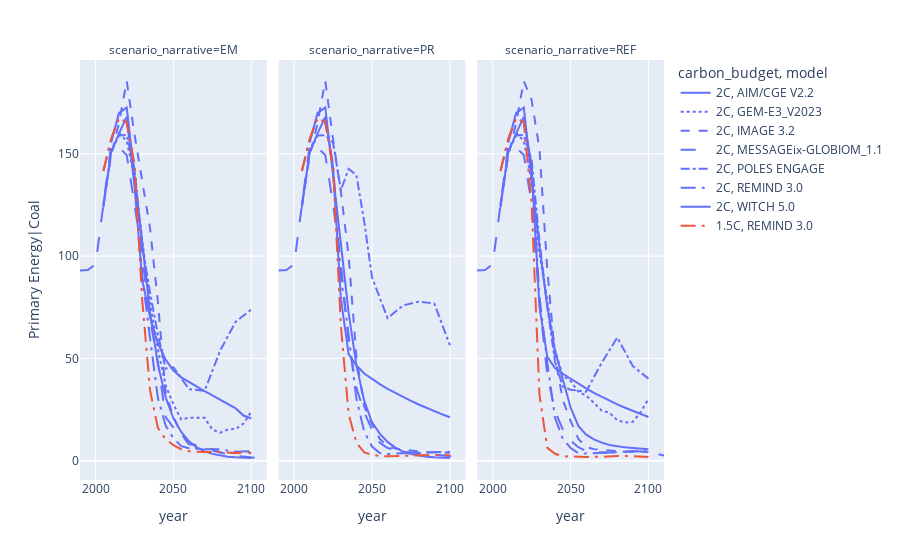

The code cell stored with this chart in its notebook:
### Code cell
#create figure
fig1 = px.line(df,
               x = "year",
               y="Primary Energy|Coal",
               color = "carbon_budget",
               line_dash="model",
               facet_col="scenario_narrative",
               hover_data = {'scenario':True, 'model':True})

fig1

### Figure 1 — Plotly figure (JSON) as saved in the notebook; plotly's stock layout.template omitted (floating-point values rounded to 4 significant figures)
{"data": [{"customdata": [["T34_1000_feas_em", "AIM/CGE V2.2"], ["T34_1000_feas_em", "AIM/CGE V2.2"], ["T34_1000_feas_em", "AIM/CGE V2.2"], ["T34_1000_feas_em", "AIM/CGE V2.2"], ["T34_1000_feas_em", "AIM/CGE V2.2"], ["T34_1000_feas_em", "AIM/CGE V2.2"], ["T34_1000_feas_em", "AIM/CGE V2.2"], ["T34_1000_feas_em", "AIM/CGE V2.2"], ["T34_1000_feas_em", "AIM/CGE V2.2"], ["T34_1000_feas_em", "AIM/CGE V2.2"], ["T34_1000_feas_em", "AIM/CGE V2.2"], ["T34_1000_feas_em", "AIM/CGE V2.2"], ["T34_1000_feas_em", "AIM/CGE V2.2"], ["T34_1000_feas_em", "AIM/CGE V2.2"], ["T34_1000_feas_em", "AIM/CGE V2.2"], ["T34_1000_feas_em", "AIM/CGE V2.2"], ["T34_1000_feas_em", "AIM/CGE V2.2"], ["T34_1000_feas_em", "AIM/CGE V2.2"], ["T34_1000_feas_em", "AIM/CGE V2.2"]], "hovertemplate": "carbon_budget=2C<br>model=%{customdata[1]}<br>scenario_narrative=EM<br>year=%{x}<br>Primary Energy|Coal=%{y}<br>scenario=%{customdata[0]}<extra></extra>", "legendgroup": "2C, AIM/CGE V2.2", "line": {"color": "#636efa", "dash": "solid"}, "marker": {"symbol": "circle"}, "mode": "lines", "name": "2C, AIM/CGE V2.2", "orientation": "v", "showlegend": true, "type": "scatter", "x": [2010, 2015, 2020, 2025, 2030, 2035, 2040, 2045, 2050, 2055, 2060, 2065, 2070, 2075, 2080, 2085, 2090, 2095, 2100], "xaxis": "x", "y": [155.4, 169.8, 172.6, 140.6, 106.3, 72.28, 47.08, 31.01, 20.75, 14.11, 9.455, 6.545, 4.568, 3.345, 2.562, 2.005, 1.679, 1.486, 1.375], "yaxis": "y"}, {"customdata": [["T34_1000_feas_pr", "AIM/CGE V2.2"], ["T34_1000_feas_pr", "AIM/CGE V2.2"], ["T34_1000_feas_pr", "AIM/CGE V2.2"], ["T34_1000_feas_pr", "AIM/CGE V2.2"], ["T34_1000_feas_pr", "AIM/CGE V2.2"], ["T34_1000_feas_pr", "AIM/CGE V2.2"], ["T34_1000_feas_pr", "AIM/CGE V2.2"], ["T34_1000_feas_pr", "AIM/CGE V2.2"], ["T34_1000_feas_pr", "AIM/CGE V2.2"], ["T34_1000_feas_pr", "AIM/CGE V2.2"], ["T34_1000_feas_pr", "AIM/CGE V2.2"], ["T34_1000_feas_pr", "AIM/CGE V2.2"], ["T34_1000_feas_pr", "AIM/CGE V2.2"], ["T34_1000_feas_pr", "AIM/CGE V2.2"], ["T34_1000_feas_pr", "AIM/CGE V2.2"], ["T34_1000_feas_pr", "AIM/CGE V2.2"], ["T34_1000_feas_pr", "AIM/CGE V2.2"], ["T34_1000_feas_pr", "AIM/CGE V2.2"], ["T34_1000_feas_pr", "AIM/CGE V2.2"]], "hovertemplate": "carbon_budget=2C<br>model=%{customdata[1]}<br>scenario_narrative=PR<br>year=%{x}<br>Primary Energy|Coal=%{y}<br>scenario=%{customdata[0]}<extra></extra>", "legendgroup": "2C, AIM/CGE V2.2", "line": {"color": "#636efa", "dash": "solid"}, "marker": {"symbol": "circle"}, "mode": "lines", "name": "2C, AIM/CGE V2.2", "orientation": "v", "showlegend": false, "type": "scatter", "x": [2010, 2015, 2020, 2025, 2030, 2035, 2040, 2045, 2050, 2055, 2060, 2065, 2070, 2075, 2080, 2085, 2090, 2095, 2100], "xaxis": "x2", "y": [155.4, 169.8, 172.6, 140.6, 106.3, 72.24, 46.61, 29.39, 18.82, 13.26, 9.207, 6.419, 4.503, 3.311, 2.546, 1.996, 1.675, 1.484, 1.373], "yaxis": "y2"}, {"customdata": [["T34_1000_feas_ref", "AIM/CGE V2.2"], ["T34_1000_feas_ref", "AIM/CGE V2.2"], ["T34_1000_feas_ref", "AIM/CGE V2.2"], ["T34_1000_feas_ref", "AIM/CGE V2.2"], ["T34_1000_feas_ref", "AIM/CGE V2.2"], ["T34_1000_feas_ref", "AIM/CGE V2.2"], ["T34_1000_feas_ref", "AIM/CGE V2.2"], ["T34_1000_feas_ref", "AIM/CGE V2.2"], ["T34_1000_feas_ref", "AIM/CGE V2.2"], ["T34_1000_feas_ref", "AIM/CGE V2.2"], ["T34_1000_feas_ref", "AIM/CGE V2.2"], ["T34_1000_feas_ref", "AIM/CGE V2.2"], ["T34_1000_feas_ref", "AIM/CGE V2.2"], ["T34_1000_feas_ref", "AIM/CGE V2.2"], ["T34_1000_feas_ref", "AIM/CGE V2.2"], ["T34_1000_feas_ref", "AIM/CGE V2.2"], ["T34_1000_feas_ref", "AIM/CGE V2.2"], ["T34_1000_feas_ref", "AIM/CGE V2.2"], ["T34_1000_feas_ref", "AIM/CGE V2.2"]], "hovertemplate": "carbon_budget=2C<br>model=%{customdata[1]}<br>scenario_narrative=REF<br>year=%{x}<br>Primary Energy|Coal=%{y}<br>scenario=%{customdata[0]}<extra></extra>", "legendgroup": "2C, AIM/CGE V2.2", "line": {"color": "#636efa", "dash": "solid"}, "marker": {"symbol": "circle"}, "mode": "lines", "name": "2C, AIM/CGE V2.2", "orientation": "v", "showlegend": false, "type": "scatter", "x": [2010, 2015, 2020, 2025, 2030, 2035, 2040, 2045, 2050, 2055, 2060, 2065, 2070, 2075, 2080, 2085, 2090, 2095, 2100], "xaxis": "x3", "y": [155.4, 169.8, 172.6, 137.1, 105.2, 75.61, 53.87, 39.42, 26.0, 16.98, 12.72, 10.42, 8.84, 7.714, 6.972, 6.536, 6.185, 5.877, 5.59], "yaxis": "y3"}, {"customdata": [["T34_1000_feas_em", "GEM-E3_V2023"], ["T34_1000_feas_em", "GEM-E3_V2023"], ["T34_1000_feas_em", "GEM-E3_V2023"], ["T34_1000_feas_em", "GEM-E3_V2023"], ["T34_1000_feas_em", "GEM-E3_V2023"], ["T34_1000_feas_em", "GEM-E3_V2023"], ["T34_1000_feas_em", "GEM-E3_V2023"], ["T34_1000_feas_em", "GEM-E3_V2023"], ["T34_1000_feas_em", "GEM-E3_V2023"], ["T34_1000_feas_em", "GEM-E3_V2023"], ["T34_1000_feas_em", "GEM-E3_V2023"], ["T34_1000_feas_em", "GEM-E3_V2023"], ["T34_1000_feas_em", "GEM-E3_V2023"], ["T34_1000_feas_em", "GEM-E3_V2023"], ["T34_1000_feas_em", "GEM-E3_V2023"], ["T34_1000_feas_em", "GEM-E3_V2023"], ["T34_1000_feas_em", "GEM-E3_V2023"], ["T34_1000_feas_em", "GEM-E3_V2023"]], "hovertemplate": "carbon_budget=2C<br>model=%{customdata[1]}<br>scenario_narrative=EM<br>year=%{x}<br>Primary Energy|Coal=%{y}<br>scenario=%{customdata[0]}<extra></extra>", "legendgroup": "2C, GEM-E3_V2023", "line": {"color": "#636efa", "dash": "dot"}, "marker": {"symbol": "circle"}, "mode": "lines", "name": "2C, GEM-E3_V2023", "orientation": "v", "showlegend": true, "type": "scatter", "x": [2015, 2020, 2025, 2030, 2035, 2040, 2045, 2050, 2055, 2060, 2065, 2070, 2075, 2080, 2085, 2090, 2095, 2100], "xaxis": "x", "y": [160.2, 156.2, 138.6, 108.0, 77.2, 54.6, 36.81, 27.53, 20.16, 21.03, 20.83, 20.97, 15.18, 13.73, 15.29, 15.51, 18.14, 24.07], "yaxis": "y"}, {"customdata": [["T34_1000_feas_ref", "GEM-E3_V2023"], ["T34_1000_feas_ref", "GEM-E3_V2023"], ["T34_1000_feas_ref", "GEM-E3_V2023"], ["T34_1000_feas_ref", "GEM-E3_V2023"], ["T34_1000_feas_ref", "GEM-E3_V2023"], ["T34_1000_feas_ref", "GEM-E3_V2023"], ["T34_1000_feas_ref", "GEM-E3_V2023"], ["T34_1000_feas_ref", "GEM-E3_V2023"], ["T34_1000_feas_ref", "GEM-E3_V2023"], ["T34_1000_feas_ref", "GEM-E3_V2023"], ["T34_1000_feas_ref", "GEM-E3_V2023"], ["T34_1000_feas_ref", "GEM-E3_V2023"], ["T34_1000_feas_ref", "GEM-E3_V2023"], ["T34_1000_feas_ref", "GEM-E3_V2023"], ["T34_1000_feas_ref", "GEM-E3_V2023"], ["T34_1000_feas_ref", "GEM-E3_V2023"], ["T34_1000_feas_ref", "GEM-E3_V2023"], ["T34_1000_feas_ref", "GEM-E3_V2023"]], "hovertemplate": "carbon_budget=2C<br>model=%{customdata[1]}<br>scenario_narrative=REF<br>year=%{x}<br>Primary Energy|Coal=%{y}<br>scenario=%{customdata[0]}<extra></extra>", "legendgroup": "2C, GEM-E3_V2023", "line": {"color": "#636efa", "dash": "dot"}, "marker": {"symbol": "circle"}, "mode": "lines", "name": "2C, GEM-E3_V2023", "orientation": "v", "showlegend": false, "type": "scatter", "x": [2015, 2020, 2025, 2030, 2035, 2040, 2045, 2050, 2055, 2060, 2065, 2070, 2075, 2080, 2085, 2090, 2095, 2100], "xaxis": "x3", "y": [160.2, 156.2, 136.4, 101.6, 78.65, 54.14, 41.58, 38.97, 33.69, 31.9, 28.3, 24.46, 23.46, 19.78, 18.64, 19.07, 23.71, 30.15], "yaxis": "y3"}, {"customdata": [["T34_1000_feas_em", "IMAGE 3.2"], ["T34_1000_feas_em", "IMAGE 3.2"], ["T34_1000_feas_em", "IMAGE 3.2"], ["T34_1000_feas_em", "IMAGE 3.2"], ["T34_1000_feas_em", "IMAGE 3.2"], ["T34_1000_feas_em", "IMAGE 3.2"], ["T34_1000_feas_em", "IMAGE 3.2"], ["T34_1000_feas_em", "IMAGE 3.2"], ["T34_1000_feas_em", "IMAGE 3.2"], ["T34_1000_feas_em", "IMAGE 3.2"], ["T34_1000_feas_em", "IMAGE 3.2"], ["T34_1000_feas_em", "IMAGE 3.2"], ["T34_1000_feas_em", "IMAGE 3.2"], ["T34_1000_feas_em", "IMAGE 3.2"], ["T34_1000_feas_em", "IMAGE 3.2"], ["T34_1000_feas_em", "IMAGE 3.2"], ["T34_1000_feas_em", "IMAGE 3.2"], ["T34_1000_feas_em", "IMAGE 3.2"], ["T34_1000_feas_em", "IMAGE 3.2"], ["T34_1000_feas_em", "IMAGE 3.2"]], "hovertemplate": "carbon_budget=2C<br>model=%{customdata[1]}<br>scenario_narrative=EM<br>year=%{x}<br>Primary Energy|Coal=%{y}<br>scenario=%{customdata[0]}<extra></extra>", "legendgroup": "2C, IMAGE 3.2", "line": {"color": "#636efa", "dash": "dash"}, "marker": {"symbol": "circle"}, "mode": "lines", "name": "2C, IMAGE 3.2", "orientation": "v", "showlegend": true, "type": "scatter", "x": [2005, 2010, 2015, 2020, 2025, 2030, 2035, 2040, 2045, 2050, 2055, 2060, 2065, 2070, 2075, 2080, 2085, 2090, 2095, 2100], "xaxis": "x", "y": [125.2, 149.1, 165.0, 185.5, 159.4, 136.2, 113.5, 77.74, 33.19, 21.5, 13.23, 8.048, 6.091, 5.339, 4.729, 4.219, 3.967, 3.881, 3.866, 3.721], "yaxis": "y"}, {"customdata": [["T34_1000_feas_pr", "IMAGE 3.2"], ["T34_1000_feas_pr", "IMAGE 3.2"], ["T34_1000_feas_pr", "IMAGE 3.2"], ["T34_1000_feas_pr", "IMAGE 3.2"], ["T34_1000_feas_pr", "IMAGE 3.2"], ["T34_1000_feas_pr", "IMAGE 3.2"], ["T34_1000_feas_pr", "IMAGE 3.2"], ["T34_1000_feas_pr", "IMAGE 3.2"], ["T34_1000_feas_pr", "IMAGE 3.2"], ["T34_1000_feas_pr", "IMAGE 3.2"], ["T34_1000_feas_pr", "IMAGE 3.2"], ["T34_1000_feas_pr", "IMAGE 3.2"], ["T34_1000_feas_pr", "IMAGE 3.2"], ["T34_1000_feas_pr", "IMAGE 3.2"], ["T34_1000_feas_pr", "IMAGE 3.2"], ["T34_1000_feas_pr", "IMAGE 3.2"], ["T34_1000_feas_pr", "IMAGE 3.2"], ["T34_1000_feas_pr", "IMAGE 3.2"], ["T34_1000_feas_pr", "IMAGE 3.2"], ["T34_1000_feas_pr", "IMAGE 3.2"]], "hovertemplate": "carbon_budget=2C<br>model=%{customdata[1]}<br>scenario_narrative=PR<br>year=%{x}<br>Primary Energy|Coal=%{y}<br>scenario=%{customdata[0]}<extra></extra>", "legendgroup": "2C, IMAGE 3.2", "line": {"color": "#636efa", "dash": "dash"}, "marker": {"symbol": "circle"}, "mode": "lines", "name": "2C, IMAGE 3.2", "orientation": "v", "showlegend": false, "type": "scatter", "x": [2005, 2010, 2015, 2020, 2025, 2030, 2035, 2040, 2045, 2050, 2055, 2060, 2065, 2070, 2075, 2080, 2085, 2090, 2095, 2100], "xaxis": "x2", "y": [125.2, 149.1, 165.0, 185.5, 157.0, 131.6, 100.0, 50.61, 26.5, 17.9, 10.71, 7.051, 5.93, 5.403, 4.866, 4.396, 4.165, 4.093, 4.066, 3.911], "yaxis": "y2"}, {"customdata": [["T34_1000_feas_ref", "IMAGE 3.2"], ["T34_1000_feas_ref", "IMAGE 3.2"], ["T34_1000_feas_ref", "IMAGE 3.2"], ["T34_1000_feas_ref", "IMAGE 3.2"], ["T34_1000_feas_ref", "IMAGE 3.2"], ["T34_1000_feas_ref", "IMAGE 3.2"], ["T34_1000_feas_ref", "IMAGE 3.2"], ["T34_1000_feas_ref", "IMAGE 3.2"], ["T34_1000_feas_ref", "IMAGE 3.2"], ["T34_1000_feas_ref", "IMAGE 3.2"], ["T34_1000_feas_ref", "IMAGE 3.2"], ["T34_1000_feas_ref", "IMAGE 3.2"], ["T34_1000_feas_ref", "IMAGE 3.2"], ["T34_1000_feas_ref", "IMAGE 3.2"], ["T34_1000_feas_ref", "IMAGE 3.2"], ["T34_1000_feas_ref", "IMAGE 3.2"], ["T34_1000_feas_ref", "IMAGE 3.2"], ["T34_1000_feas_ref", "IMAGE 3.2"], ["T34_1000_feas_ref", "IMAGE 3.2"], ["T34_1000_feas_ref", "IMAGE 3.2"]], "hovertemplate": "carbon_budget=2C<br>model=%{customdata[1]}<br>scenario_narrative=REF<br>year=%{x}<br>Primary Energy|Coal=%{y}<br>scenario=%{customdata[0]}<extra></extra>", "legendgroup": "2C, IMAGE 3.2", "line": {"color": "#636efa", "dash": "dash"}, "marker": {"symbol": "circle"}, "mode": "lines", "name": "2C, IMAGE 3.2", "orientation": "v", "showlegend": false, "type": "scatter", "x": [2005, 2010, 2015, 2020, 2025, 2030, 2035, 2040, 2045, 2050, 2055, 2060, 2065, 2070, 2075, 2080, 2085, 2090, 2095, 2100], "xaxis": "x3", "y": [125.2, 149.1, 165.0, 185.5, 176.2, 152.6, 94.25, 51.07, 29.71, 19.5, 10.7, 6.728, 5.674, 5.346, 5.117, 4.698, 4.423, 4.521, 4.447, 4.233], "yaxis": "y3"}, {"customdata": [["T34_1000_feas_em", "MESSAGEix-GLOBIOM_1.1"], ["T34_1000_feas_em", "MESSAGEix-GLOBIOM_1.1"], ["T34_1000_feas_em", "MESSAGEix-GLOBIOM_1.1"], ["T34_1000_feas_em", "MESSAGEix-GLOBIOM_1.1"], ["T34_1000_feas_em", "MESSAGEix-GLOBIOM_1.1"], ["T34_1000_feas_em", "MESSAGEix-GLOBIOM_1.1"], ["T34_1000_feas_em", "MESSAGEix-GLOBIOM_1.1"], ["T34_1000_feas_em", "MESSAGEix-GLOBIOM_1.1"], ["T34_1000_feas_em", "MESSAGEix-GLOBIOM_1.1"], ["T34_1000_feas_em", "MESSAGEix-GLOBIOM_1.1"], ["T34_1000_feas_em", "MESSAGEix-GLOBIOM_1.1"], ["T34_1000_feas_em", "MESSAGEix-GLOBIOM_1.1"], ["T34_1000_feas_em", "MESSAGEix-GLOBIOM_1.1"], ["T34_1000_feas_em", "MESSAGEix-GLOBIOM_1.1"], ["T34_1000_feas_em", "MESSAGEix-GLOBIOM_1.1"], ["T34_1000_feas_em", "MESSAGEix-GLOBIOM_1.1"], ["T34_1000_feas_em", "MESSAGEix-GLOBIOM_1.1"], ["T34_1000_feas_em", "MESSAGEix-GLOBIOM_1.1"], ["T34_1000_feas_em", "MESSAGEix-GLOBIOM_1.1"], ["T34_1000_feas_em", "MESSAGEix-GLOBIOM_1.1"]], "hovertemplate": "carbon_budget=2C<br>model=%{customdata[1]}<br>scenario_narrative=EM<br>year=%{x}<br>Primary Energy|Coal=%{y}<br>scenario=%{customdata[0]}<extra></extra>", "legendgroup": "2C, MESSAGEix-GLOBIOM_1.1", "line": {"color": "#636efa", "dash": "longdash"}, "marker": {"symbol": "circle"}, "mode": "lines", "name": "2C, MESSAGEix-GLOBIOM_1.1", "orientation": "v", "showlegend": true, "type": "scatter", "x": [1990, 1995, 2000, 2005, 2010, 2015, 2020, 2025, 2030, 2035, 2040, 2045, 2050, 2055, 2060, 2070, 2080, 2090, 2100, 2110], "xaxis": "x", "y": [92.93, 93.2, 95.95, 125.6, 154.2, 153.1, 149.3, 125.6, 99.5, 69.03, 48.45, 21.33, 16.25, 12.77, 8.024, 7.359, 3.961, 2.409, 1.639, 0.8528], "yaxis": "y"}, {"customdata": [["T34_1000_feas_pr", "MESSAGEix-GLOBIOM_1.1"], ["T34_1000_feas_pr", "MESSAGEix-GLOBIOM_1.1"], ["T34_1000_feas_pr", "MESSAGEix-GLOBIOM_1.1"], ["T34_1000_feas_pr", "MESSAGEix-GLOBIOM_1.1"], ["T34_1000_feas_pr", "MESSAGEix-GLOBIOM_1.1"], ["T34_1000_feas_pr", "MESSAGEix-GLOBIOM_1.1"], ["T34_1000_feas_pr", "MESSAGEix-GLOBIOM_1.1"], ["T34_1000_feas_pr", "MESSAGEix-GLOBIOM_1.1"], ["T34_1000_feas_pr", "MESSAGEix-GLOBIOM_1.1"], ["T34_1000_feas_pr", "MESSAGEix-GLOBIOM_1.1"], ["T34_1000_feas_pr", "MESSAGEix-GLOBIOM_1.1"], ["T34_1000_feas_pr", "MESSAGEix-GLOBIOM_1.1"], ["T34_1000_feas_pr", "MESSAGEix-GLOBIOM_1.1"], ["T34_1000_feas_pr", "MESSAGEix-GLOBIOM_1.1"], ["T34_1000_feas_pr", "MESSAGEix-GLOBIOM_1.1"], ["T34_1000_feas_pr", "MESSAGEix-GLOBIOM_1.1"], ["T34_1000_feas_pr", "MESSAGEix-GLOBIOM_1.1"], ["T34_1000_feas_pr", "MESSAGEix-GLOBIOM_1.1"], ["T34_1000_feas_pr", "MESSAGEix-GLOBIOM_1.1"], ["T34_1000_feas_pr", "MESSAGEix-GLOBIOM_1.1"]], "hovertemplate": "carbon_budget=2C<br>model=%{customdata[1]}<br>scenario_narrative=PR<br>year=%{x}<br>Primary Energy|Coal=%{y}<br>scenario=%{customdata[0]}<extra></extra>", "legendgroup": "2C, MESSAGEix-GLOBIOM_1.1", "line": {"color": "#636efa", "dash": "longdash"}, "marker": {"symbol": "circle"}, "mode": "lines", "name": "2C, MESSAGEix-GLOBIOM_1.1", "orientation": "v", "showlegend": false, "type": "scatter", "x": [1990, 1995, 2000, 2005, 2010, 2015, 2020, 2025, 2030, 2035, 2040, 2045, 2050, 2055, 2060, 2070, 2080, 2090, 2100, 2110], "xaxis": "x2", "y": [92.93, 93.2, 95.95, 125.6, 154.2, 153.1, 149.3, 125.6, 96.41, 58.17, 35.5, 23.75, 15.15, 8.722, 6.182, 4.39, 3.778, 2.966, 2.223, 1.606], "yaxis": "y2"}, {"customdata": [["T34_1000_feas_ref", "MESSAGEix-GLOBIOM_1.1"], ["T34_1000_feas_ref", "MESSAGEix-GLOBIOM_1.1"], ["T34_1000_feas_ref", "MESSAGEix-GLOBIOM_1.1"], ["T34_1000_feas_ref", "MESSAGEix-GLOBIOM_1.1"], ["T34_1000_feas_ref", "MESSAGEix-GLOBIOM_1.1"], ["T34_1000_feas_ref", "MESSAGEix-GLOBIOM_1.1"], ["T34_1000_feas_ref", "MESSAGEix-GLOBIOM_1.1"], ["T34_1000_feas_ref", "MESSAGEix-GLOBIOM_1.1"], ["T34_1000_feas_ref", "MESSAGEix-GLOBIOM_1.1"], ["T34_1000_feas_ref", "MESSAGEix-GLOBIOM_1.1"], ["T34_1000_feas_ref", "MESSAGEix-GLOBIOM_1.1"], ["T34_1000_feas_ref", "MESSAGEix-GLOBIOM_1.1"], ["T34_1000_feas_ref", "MESSAGEix-GLOBIOM_1.1"], ["T34_1000_feas_ref", "MESSAGEix-GLOBIOM_1.1"], ["T34_1000_feas_ref", "MESSAGEix-GLOBIOM_1.1"], ["T34_1000_feas_ref", "MESSAGEix-GLOBIOM_1.1"], ["T34_1000_feas_ref", "MESSAGEix-GLOBIOM_1.1"], ["T34_1000_feas_ref", "MESSAGEix-GLOBIOM_1.1"], ["T34_1000_feas_ref", "MESSAGEix-GLOBIOM_1.1"], ["T34_1000_feas_ref", "MESSAGEix-GLOBIOM_1.1"]], "hovertemplate": "carbon_budget=2C<br>model=%{customdata[1]}<br>scenario_narrative=REF<br>year=%{x}<br>Primary Energy|Coal=%{y}<br>scenario=%{customdata[0]}<extra></extra>", "legendgroup": "2C, MESSAGEix-GLOBIOM_1.1", "line": {"color": "#636efa", "dash": "longdash"}, "marker": {"symbol": "circle"}, "mode": "lines", "name": "2C, MESSAGEix-GLOBIOM_1.1", "orientation": "v", "showlegend": false, "type": "scatter", "x": [1990, 1995, 2000, 2005, 2010, 2015, 2020, 2025, 2030, 2035, 2040, 2045, 2050, 2055, 2060, 2070, 2080, 2090, 2100, 2110], "xaxis": "x3", "y": [92.93, 93.2, 95.95, 125.6, 154.2, 153.1, 149.3, 125.6, 78.55, 42.29, 24.16, 15.42, 9.815, 6.625, 4.767, 3.986, 4.057, 4.738, 4.17, 2.575], "yaxis": "y3"}, {"customdata": [["T34_1000_feas_em", "POLES ENGAGE"], ["T34_1000_feas_em", "POLES ENGAGE"], ["T34_1000_feas_em", "POLES ENGAGE"], ["T34_1000_feas_em", "POLES ENGAGE"], ["T34_1000_feas_em", "POLES ENGAGE"], ["T34_1000_feas_em", "POLES ENGAGE"], ["T34_1000_feas_em", "POLES ENGAGE"], ["T34_1000_feas_em", "POLES ENGAGE"], ["T34_1000_feas_em", "POLES ENGAGE"], ["T34_1000_feas_em", "POLES ENGAGE"], ["T34_1000_feas_em", "POLES ENGAGE"], ["T34_1000_feas_em", "POLES ENGAGE"], ["T34_1000_feas_em", "POLES ENGAGE"], ["T34_1000_feas_em", "POLES ENGAGE"], ["T34_1000_feas_em", "POLES ENGAGE"]], "hovertemplate": "carbon_budget=2C<br>model=%{customdata[1]}<br>scenario_narrative=EM<br>year=%{x}<br>Primary Energy|Coal=%{y}<br>scenario=%{customdata[0]}<extra></extra>", "legendgroup": "2C, POLES ENGAGE", "line": {"color": "#636efa", "dash": "dashdot"}, "marker": {"symbol": "circle"}, "mode": "lines", "name": "2C, POLES ENGAGE", "orientation": "v", "showlegend": true, "type": "scatter", "x": [2005, 2010, 2015, 2020, 2025, 2030, 2035, 2040, 2045, 2050, 2060, 2070, 2080, 2090, 2100], "xaxis": "x", "y": [123.8, 150.9, 158.9, 159.1, 142.8, 104.5, 82.02, 61.87, 45.05, 45.68, 34.95, 34.12, 53.83, 67.99, 73.86], "yaxis": "y"}, {"customdata": [["T34_1000_feas_pr", "POLES ENGAGE"], ["T34_1000_feas_pr", "POLES ENGAGE"], ["T34_1000_feas_pr", "POLES ENGAGE"], ["T34_1000_feas_pr", "POLES ENGAGE"], ["T34_1000_feas_pr", "POLES ENGAGE"], ["T34_1000_feas_pr", "POLES ENGAGE"], ["T34_1000_feas_pr", "POLES ENGAGE"], ["T34_1000_feas_pr", "POLES ENGAGE"], ["T34_1000_feas_pr", "POLES ENGAGE"], ["T34_1000_feas_pr", "POLES ENGAGE"], ["T34_1000_feas_pr", "POLES ENGAGE"], ["T34_1000_feas_pr", "POLES ENGAGE"], ["T34_1000_feas_pr", "POLES ENGAGE"], ["T34_1000_feas_pr", "POLES ENGAGE"], ["T34_1000_feas_pr", "POLES ENGAGE"]], "hovertemplate": "carbon_budget=2C<br>model=%{customdata[1]}<br>scenario_narrative=PR<br>year=%{x}<br>Primary Energy|Coal=%{y}<br>scenario=%{customdata[0]}<extra></extra>", "legendgroup": "2C, POLES ENGAGE", "line": {"color": "#636efa", "dash": "dashdot"}, "marker": {"symbol": "circle"}, "mode": "lines", "name": "2C, POLES ENGAGE", "orientation": "v", "showlegend": false, "type": "scatter", "x": [2005, 2010, 2015, 2020, 2025, 2030, 2035, 2040, 2045, 2050, 2060, 2070, 2080, 2090, 2100], "xaxis": "x2", "y": [123.8, 150.9, 158.9, 159.1, 155.5, 132.2, 142.6, 139.5, 116.9, 89.61, 69.69, 75.88, 77.72, 76.81, 56.5], "yaxis": "y2"}, {"customdata": [["T34_1000_feas_ref", "POLES ENGAGE"], ["T34_1000_feas_ref", "POLES ENGAGE"], ["T34_1000_feas_ref", "POLES ENGAGE"], ["T34_1000_feas_ref", "POLES ENGAGE"], ["T34_1000_feas_ref", "POLES ENGAGE"], ["T34_1000_feas_ref", "POLES ENGAGE"], ["T34_1000_feas_ref", "POLES ENGAGE"], ["T34_1000_feas_ref", "POLES ENGAGE"], ["T34_1000_feas_ref", "POLES ENGAGE"], ["T34_1000_feas_ref", "POLES ENGAGE"], ["T34_1000_feas_ref", "POLES ENGAGE"], ["T34_1000_feas_ref", "POLES ENGAGE"], ["T34_1000_feas_ref", "POLES ENGAGE"], ["T34_1000_feas_ref", "POLES ENGAGE"], ["T34_1000_feas_ref", "POLES ENGAGE"]], "hovertemplate": "carbon_budget=2C<br>model=%{customdata[1]}<br>scenario_narrative=REF<br>year=%{x}<br>Primary Energy|Coal=%{y}<br>scenario=%{customdata[0]}<extra></extra>", "legendgroup": "2C, POLES ENGAGE", "line": {"color": "#636efa", "dash": "dashdot"}, "marker": {"symbol": "circle"}, "mode": "lines", "name": "2C, POLES ENGAGE", "orientation": "v", "showlegend": false, "type": "scatter", "x": [2005, 2010, 2015, 2020, 2025, 2030, 2035, 2040, 2045, 2050, 2060, 2070, 2080, 2090, 2100], "xaxis": "x3", "y": [123.8, 150.9, 158.9, 159.1, 146.9, 107.6, 75.68, 48.52, 36.32, 34.72, 33.73, 47.89, 60.2, 46.19, 40.12], "yaxis": "y3"}, {"customdata": [["T34_1000_feas_em", "REMIND 3.0"], ["T34_1000_feas_em", "REMIND 3.0"], ["T34_1000_feas_em", "REMIND 3.0"], ["T34_1000_feas_em", "REMIND 3.0"], ["T34_1000_feas_em", "REMIND 3.0"], ["T34_1000_feas_em", "REMIND 3.0"], ["T34_1000_feas_em", "REMIND 3.0"], ["T34_1000_feas_em", "REMIND 3.0"], ["T34_1000_feas_em", "REMIND 3.0"], ["T34_1000_feas_em", "REMIND 3.0"], ["T34_1000_feas_em", "REMIND 3.0"], ["T34_1000_feas_em", "REMIND 3.0"], ["T34_1000_feas_em", "REMIND 3.0"], ["T34_1000_feas_em", "REMIND 3.0"], ["T34_1000_feas_em", "REMIND 3.0"], ["T34_1000_feas_em", "REMIND 3.0"]], "hovertemplate": "carbon_budget=2C<br>model=%{customdata[1]}<br>scenario_narrative=EM<br>year=%{x}<br>Primary Energy|Coal=%{y}<br>scenario=%{customdata[0]}<extra></extra>", "legendgroup": "2C, REMIND 3.0", "line": {"color": "#636efa", "dash": "longdashdot"}, "marker": {"symbol": "circle"}, "mode": "lines", "name": "2C, REMIND 3.0", "orientation": "v", "showlegend": true, "type": "scatter", "x": [2005, 2010, 2015, 2020, 2025, 2030, 2035, 2040, 2045, 2050, 2055, 2060, 2070, 2080, 2090, 2100], "xaxis": "x", "y": [141.5, 157.2, 167.5, 165.3, 144.8, 90.01, 59.8, 30.72, 17.15, 11.02, 7.16, 6.122, 5.671, 5.552, 4.367, 4.621], "yaxis": "y"}, {"customdata": [["T34_1000_feas_pr", "REMIND 3.0"], ["T34_1000_feas_pr", "REMIND 3.0"], ["T34_1000_feas_pr", "REMIND 3.0"], ["T34_1000_feas_pr", "REMIND 3.0"], ["T34_1000_feas_pr", "REMIND 3.0"], ["T34_1000_feas_pr", "REMIND 3.0"], ["T34_1000_feas_pr", "REMIND 3.0"], ["T34_1000_feas_pr", "REMIND 3.0"], ["T34_1000_feas_pr", "REMIND 3.0"], ["T34_1000_feas_pr", "REMIND 3.0"], ["T34_1000_feas_pr", "REMIND 3.0"], ["T34_1000_feas_pr", "REMIND 3.0"], ["T34_1000_feas_pr", "REMIND 3.0"], ["T34_1000_feas_pr", "REMIND 3.0"], ["T34_1000_feas_pr", "REMIND 3.0"], ["T34_1000_feas_pr", "REMIND 3.0"]], "hovertemplate": "carbon_budget=2C<br>model=%{customdata[1]}<br>scenario_narrative=PR<br>year=%{x}<br>Primary Energy|Coal=%{y}<br>scenario=%{customdata[0]}<extra></extra>", "legendgroup": "2C, REMIND 3.0", "line": {"color": "#636efa", "dash": "longdashdot"}, "marker": {"symbol": "circle"}, "mode": "lines", "name": "2C, REMIND 3.0", "orientation": "v", "showlegend": false, "type": "scatter", "x": [2005, 2010, 2015, 2020, 2025, 2030, 2035, 2040, 2045, 2050, 2055, 2060, 2070, 2080, 2090, 2100], "xaxis": "x2", "y": [141.5, 157.2, 167.5, 165.3, 144.9, 90.43, 61.33, 30.28, 14.26, 6.938, 3.787, 3.328, 3.717, 4.001, 4.157, 4.351], "yaxis": "y2"}, {"customdata": [["T34_1000_feas_ref", "REMIND 3.0"], ["T34_1000_feas_ref", "REMIND 3.0"], ["T34_1000_feas_ref", "REMIND 3.0"], ["T34_1000_feas_ref", "REMIND 3.0"], ["T34_1000_feas_ref", "REMIND 3.0"], ["T34_1000_feas_ref", "REMIND 3.0"], ["T34_1000_feas_ref", "REMIND 3.0"], ["T34_1000_feas_ref", "REMIND 3.0"], ["T34_1000_feas_ref", "REMIND 3.0"], ["T34_1000_feas_ref", "REMIND 3.0"], ["T34_1000_feas_ref", "REMIND 3.0"], ["T34_1000_feas_ref", "REMIND 3.0"], ["T34_1000_feas_ref", "REMIND 3.0"], ["T34_1000_feas_ref", "REMIND 3.0"], ["T34_1000_feas_ref", "REMIND 3.0"], ["T34_1000_feas_ref", "REMIND 3.0"]], "hovertemplate": "carbon_budget=2C<br>model=%{customdata[1]}<br>scenario_narrative=REF<br>year=%{x}<br>Primary Energy|Coal=%{y}<br>scenario=%{customdata[0]}<extra></extra>", "legendgroup": "2C, REMIND 3.0", "line": {"color": "#636efa", "dash": "longdashdot"}, "marker": {"symbol": "circle"}, "mode": "lines", "name": "2C, REMIND 3.0", "orientation": "v", "showlegend": false, "type": "scatter", "x": [2005, 2010, 2015, 2020, 2025, 2030, 2035, 2040, 2045, 2050, 2055, 2060, 2070, 2080, 2090, 2100], "xaxis": "x3", "y": [141.5, 157.2, 167.5, 165.3, 144.2, 80.36, 48.32, 20.95, 10.79, 6.232, 3.703, 3.554, 3.868, 4.341, 4.573, 4.69], "yaxis": "y3"}, {"customdata": [["T34_1000_feas_em", "WITCH 5.0"], ["T34_1000_feas_em", "WITCH 5.0"], ["T34_1000_feas_em", "WITCH 5.0"], ["T34_1000_feas_em", "WITCH 5.0"], ["T34_1000_feas_em", "WITCH 5.0"], ["T34_1000_feas_em", "WITCH 5.0"], ["T34_1000_feas_em", "WITCH 5.0"], ["T34_1000_feas_em", "WITCH 5.0"], ["T34_1000_feas_em", "WITCH 5.0"], ["T34_1000_feas_em", "WITCH 5.0"], ["T34_1000_feas_em", "WITCH 5.0"], ["T34_1000_feas_em", "WITCH 5.0"], ["T34_1000_feas_em", "WITCH 5.0"], ["T34_1000_feas_em", "WITCH 5.0"], ["T34_1000_feas_em", "WITCH 5.0"], ["T34_1000_feas_em", "WITCH 5.0"], ["T34_1000_feas_em", "WITCH 5.0"], ["T34_1000_feas_em", "WITCH 5.0"], ["T34_1000_feas_em", "WITCH 5.0"], ["T34_1000_feas_em", "WITCH 5.0"]], "hovertemplate": "carbon_budget=2C<br>model=%{customdata[1]}<br>scenario_narrative=EM<br>year=%{x}<br>Primary Energy|Coal=%{y}<br>scenario=%{customdata[0]}<extra></extra>", "legendgroup": "2C, WITCH 5.0", "line": {"color": "#636efa", "dash": "solid"}, "marker": {"symbol": "circle"}, "mode": "lines", "name": "2C, WITCH 5.0", "orientation": "v", "showlegend": true, "type": "scatter", "x": [2005, 2010, 2015, 2020, 2025, 2030, 2035, 2040, 2045, 2050, 2055, 2060, 2065, 2070, 2075, 2080, 2085, 2090, 2095, 2100], "xaxis": "x", "y": [124.5, 150.7, 159.9, 168.0, 134.2, 88.16, 70.11, 57.4, 49.39, 44.05, 40.76, 38.44, 36.25, 34.06, 31.97, 29.72, 27.59, 25.58, 22.09, 20.65], "yaxis": "y"}, {"customdata": [["T34_1000_feas_pr", "WITCH 5.0"], ["T34_1000_feas_pr", "WITCH 5.0"], ["T34_1000_feas_pr", "WITCH 5.0"], ["T34_1000_feas_pr", "WITCH 5.0"], ["T34_1000_feas_pr", "WITCH 5.0"], ["T34_1000_feas_pr", "WITCH 5.0"], ["T34_1000_feas_pr", "WITCH 5.0"], ["T34_1000_feas_pr", "WITCH 5.0"], ["T34_1000_feas_pr", "WITCH 5.0"], ["T34_1000_feas_pr", "WITCH 5.0"], ["T34_1000_feas_pr", "WITCH 5.0"], ["T34_1000_feas_pr", "WITCH 5.0"], ["T34_1000_feas_pr", "WITCH 5.0"], ["T34_1000_feas_pr", "WITCH 5.0"], ["T34_1000_feas_pr", "WITCH 5.0"], ["T34_1000_feas_pr", "WITCH 5.0"], ["T34_1000_feas_pr", "WITCH 5.0"], ["T34_1000_feas_pr", "WITCH 5.0"], ["T34_1000_feas_pr", "WITCH 5.0"], ["T34_1000_feas_pr", "WITCH 5.0"]], "hovertemplate": "carbon_budget=2C<br>model=%{customdata[1]}<br>scenario_narrative=PR<br>year=%{x}<br>Primary Energy|Coal=%{y}<br>scenario=%{customdata[0]}<extra></extra>", "legendgroup": "2C, WITCH 5.0", "line": {"color": "#636efa", "dash": "solid"}, "marker": {"symbol": "circle"}, "mode": "lines", "name": "2C, WITCH 5.0", "orientation": "v", "showlegend": false, "type": "scatter", "x": [2005, 2010, 2015, 2020, 2025, 2030, 2035, 2040, 2045, 2050, 2055, 2060, 2065, 2070, 2075, 2080, 2085, 2090, 2095, 2100], "xaxis": "x2", "y": [124.5, 150.7, 159.9, 168.0, 143.4, 79.16, 52.12, 46.51, 42.59, 39.83, 37.43, 35.13, 33.03, 31.08, 29.23, 27.47, 25.79, 24.2, 22.69, 21.25], "yaxis": "y2"}, {"customdata": [["T34_1000_feas_ref", "WITCH 5.0"], ["T34_1000_feas_ref", "WITCH 5.0"], ["T34_1000_feas_ref", "WITCH 5.0"], ["T34_1000_feas_ref", "WITCH 5.0"], ["T34_1000_feas_ref", "WITCH 5.0"], ["T34_1000_feas_ref", "WITCH 5.0"], ["T34_1000_feas_ref", "WITCH 5.0"], ["T34_1000_feas_ref", "WITCH 5.0"], ["T34_1000_feas_ref", "WITCH 5.0"], ["T34_1000_feas_ref", "WITCH 5.0"], ["T34_1000_feas_ref", "WITCH 5.0"], ["T34_1000_feas_ref", "WITCH 5.0"], ["T34_1000_feas_ref", "WITCH 5.0"], ["T34_1000_feas_ref", "WITCH 5.0"], ["T34_1000_feas_ref", "WITCH 5.0"], ["T34_1000_feas_ref", "WITCH 5.0"], ["T34_1000_feas_ref", "WITCH 5.0"], ["T34_1000_feas_ref", "WITCH 5.0"], ["T34_1000_feas_ref", "WITCH 5.0"], ["T34_1000_feas_ref", "WITCH 5.0"]], "hovertemplate": "carbon_budget=2C<br>model=%{customdata[1]}<br>scenario_narrative=REF<br>year=%{x}<br>Primary Energy|Coal=%{y}<br>scenario=%{customdata[0]}<extra></extra>", "legendgroup": "2C, WITCH 5.0", "line": {"color": "#636efa", "dash": "solid"}, "marker": {"symbol": "circle"}, "mode": "lines", "name": "2C, WITCH 5.0", "orientation": "v", "showlegend": false, "type": "scatter", "x": [2005, 2010, 2015, 2020, 2025, 2030, 2035, 2040, 2045, 2050, 2055, 2060, 2065, 2070, 2075, 2080, 2085, 2090, 2095, 2100], "xaxis": "x3", "y": [124.5, 150.7, 159.9, 168.0, 143.0, 75.36, 50.91, 45.3, 42.51, 40.01, 37.62, 35.35, 33.19, 31.19, 29.33, 27.58, 25.9, 24.31, 22.8, 21.36], "yaxis": "y3"}, {"customdata": [["T34_550_feas_em", "REMIND 3.0"], ["T34_550_feas_em", "REMIND 3.0"], ["T34_550_feas_em", "REMIND 3.0"], ["T34_550_feas_em", "REMIND 3.0"], ["T34_550_feas_em", "REMIND 3.0"], ["T34_550_feas_em", "REMIND 3.0"], ["T34_550_feas_em", "REMIND 3.0"], ["T34_550_feas_em", "REMIND 3.0"], ["T34_550_feas_em", "REMIND 3.0"], ["T34_550_feas_em", "REMIND 3.0"], ["T34_550_feas_em", "REMIND 3.0"], ["T34_550_feas_em", "REMIND 3.0"], ["T34_550_feas_em", "REMIND 3.0"], ["T34_550_feas_em", "REMIND 3.0"], ["T34_550_feas_em", "REMIND 3.0"], ["T34_550_feas_em", "REMIND 3.0"]], "hovertemplate": "carbon_budget=1.5C<br>model=%{customdata[1]}<br>scenario_narrative=EM<br>year=%{x}<br>Primary Energy|Coal=%{y}<br>scenario=%{customdata[0]}<extra></extra>", "legendgroup": "1.5C, REMIND 3.0", "line": {"color": "#EF553B", "dash": "longdashdot"}, "marker": {"symbol": "circle"}, "mode": "lines", "name": "1.5C, REMIND 3.0", "orientation": "v", "showlegend": true, "type": "scatter", "x": [2005, 2010, 2015, 2020, 2025, 2030, 2035, 2040, 2045, 2050, 2055, 2060, 2070, 2080, 2090, 2100], "xaxis": "x", "y": [141.5, 157.2, 167.5, 165.3, 143.8, 78.11, 34.39, 16.04, 10.47, 7.638, 5.639, 4.634, 4.23, 4.259, 3.733, 4.16], "yaxis": "y"}, {"customdata": [["T34_550_feas_pr", "REMIND 3.0"], ["T34_550_feas_pr", "REMIND 3.0"], ["T34_550_feas_pr", "REMIND 3.0"], ["T34_550_feas_pr", "REMIND 3.0"], ["T34_550_feas_pr", "REMIND 3.0"], ["T34_550_feas_pr", "REMIND 3.0"], ["T34_550_feas_pr", "REMIND 3.0"], ["T34_550_feas_pr", "REMIND 3.0"], ["T34_550_feas_pr", "REMIND 3.0"], ["T34_550_feas_pr", "REMIND 3.0"], ["T34_550_feas_pr", "REMIND 3.0"], ["T34_550_feas_pr", "REMIND 3.0"], ["T34_550_feas_pr", "REMIND 3.0"], ["T34_550_feas_pr", "REMIND 3.0"], ["T34_550_feas_pr", "REMIND 3.0"], ["T34_550_feas_pr", "REMIND 3.0"]], "hovertemplate": "carbon_budget=1.5C<br>model=%{customdata[1]}<br>scenario_narrative=PR<br>year=%{x}<br>Primary Energy|Coal=%{y}<br>scenario=%{customdata[0]}<extra></extra>", "legendgroup": "1.5C, REMIND 3.0", "line": {"color": "#EF553B", "dash": "longdashdot"}, "marker": {"symbol": "circle"}, "mode": "lines", "name": "1.5C, REMIND 3.0", "orientation": "v", "showlegend": false, "type": "scatter", "x": [2005, 2010, 2015, 2020, 2025, 2030, 2035, 2040, 2045, 2050, 2055, 2060, 2070, 2080, 2090, 2100], "xaxis": "x2", "y": [141.5, 157.2, 167.5, 165.3, 142.8, 66.24, 22.85, 8.702, 4.078, 2.894, 2.309, 2.211, 2.403, 2.716, 2.816, 2.672], "yaxis": "y2"}, {"customdata": [["T34_550_feas_ref", "REMIND 3.0"], ["T34_550_feas_ref", "REMIND 3.0"], ["T34_550_feas_ref", "REMIND 3.0"], ["T34_550_feas_ref", "REMIND 3.0"], ["T34_550_feas_ref", "REMIND 3.0"], ["T34_550_feas_ref", "REMIND 3.0"], ["T34_550_feas_ref", "REMIND 3.0"], ["T34_550_feas_ref", "REMIND 3.0"], ["T34_550_feas_ref", "REMIND 3.0"], ["T34_550_feas_ref", "REMIND 3.0"], ["T34_550_feas_ref", "REMIND 3.0"], ["T34_550_feas_ref", "REMIND 3.0"], ["T34_550_feas_ref", "REMIND 3.0"], ["T34_550_feas_ref", "REMIND 3.0"], ["T34_550_feas_ref", "REMIND 3.0"], ["T34_550_feas_ref", "REMIND 3.0"]], "hovertemplate": "carbon_budget=1.5C<br>model=%{customdata[1]}<br>scenario_narrative=REF<br>year=%{x}<br>Primary Energy|Coal=%{y}<br>scenario=%{customdata[0]}<extra></extra>", "legendgroup": "1.5C, REMIND 3.0", "line": {"color": "#EF553B", "dash": "longdashdot"}, "marker": {"symbol": "circle"}, "mode": "lines", "name": "1.5C, REMIND 3.0", "orientation": "v", "showlegend": false, "type": "scatter", "x": [2005, 2010, 2015, 2020, 2025, 2030, 2035, 2040, 2045, 2050, 2055, 2060, 2070, 2080, 2090, 2100], "xaxis": "x3", "y": [141.5, 157.2, 167.5, 165.3, 125.5, 32.55, 6.429, 3.411, 2.227, 2.115, 1.945, 1.801, 1.964, 2.313, 2.261, 1.775], "yaxis": "y3"}], "layout": {"annotations": [{"font": {}, "showarrow": false, "text": "scenario_narrative=EM", "x": 0.16, "xanchor": "center", "xref": "paper", "y": 1, "yanchor": "bottom", "yref": "paper"}, {"font": {}, "showarrow": false, "text": "scenario_narrative=PR", "x": 0.5, "xanchor": "center", "xref": "paper", "y": 1, "yanchor": "bottom", "yref": "paper"}, {"font": {}, "showarrow": false, "text": "scenario_narrative=REF", "x": 0.84, "xanchor": "center", "xref": "paper", "y": 1, "yanchor": "bottom", "yref": "paper"}], "legend": {"title": {"text": "carbon_budget, model"}, "tracegroupgap": 0}, "margin": {"t": 60}, "xaxis": {"anchor": "y", "domain": [0, 0.32], "title": {"text": "year"}}, "xaxis2": {"anchor": "y2", "domain": [0.34, 0.66], "matches": "x", "title": {"text": "year"}}, "xaxis3": {"anchor": "y3", "domain": [0.68, 1.0], "matches": "x", "title": {"text": "year"}}, "yaxis": {"anchor": "x", "domain": [0, 1], "title": {"text": "Primary Energy|Coal"}}, "yaxis2": {"anchor": "x2", "domain": [0, 1], "matches": "y", "showticklabels": false}, "yaxis3": {"anchor": "x3", "domain": [0, 1], "matches": "y", "showticklabels": false}}}
